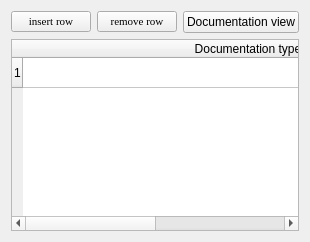
          <widget class="QWidget" name="tab_4">
           <attribute name="title">
            <string>Documentation</string>
           </attribute>
           <layout class="QGridLayout" name="gridLayout_18">
            <item row="0" column="0">
             <widget class="QPushButton" name="pushButton_insert_row_documentazione">
              <property name="minimumSize">
               <size>
                <width>0</width>
                <height>20</height>
               </size>
              </property>
              <property name="font">
               <font>
                <family>Times New Roman</family>
                <pointsize>8</pointsize>
                <weight>50</weight>
                <italic>false</italic>
                <bold>false</bold>
               </font>
              </property>
              <property name="text">
               <string>insert row</string>
              </property>
             </widget>
            </item>
            <item row="0" column="1">
             <widget class="QPushButton" name="pushButton_remove_row_documentazione">
              <property name="minimumSize">
               <size>
                <width>0</width>
                <height>20</height>
               </size>
              </property>
              <property name="font">
               <font>
                <family>Times New Roman</family>
                <pointsize>8</pointsize>
                <weight>50</weight>
                <italic>false</italic>
                <bold>false</bold>
               </font>
              </property>
              <property name="text">
               <string>remove row</string>
              </property>
             </widget>
            </item>
            <item row="0" column="2">
             <widget class="QPushButton" name="pushButton_draw_doc">
              <property name="minimumSize">
               <size>
                <width>0</width>
                <height>20</height>
               </size>
              </property>
              <property name="text">
               <string>Documentation view</string>
              </property>
             </widget>
            </item>
            <item row="1" column="0" colspan="3">
             <widget class="QTableWidget" name="tableWidget_documentazione">
              <property name="frameShape">
               <enum>QFrame::StyledPanel</enum>
              </property>
              <property name="frameShadow">
               <enum>QFrame::Raised</enum>
              </property>
              <property name="verticalScrollBarPolicy">
               <enum>Qt::ScrollBarAsNeeded</enum>
              </property>
              <property name="horizontalScrollBarPolicy">
               <enum>Qt::ScrollBarAsNeeded</enum>
              </property>
              <property name="editTriggers">
               <set>QAbstractItemView::AnyKeyPressed|QAbstractItemView::DoubleClicked|QAbstractItemView::EditKeyPressed</set>
              </property>
              <property name="selectionMode">
               <enum>QAbstractItemView::SingleSelection</enum>
              </property>
              <property name="selectionBehavior">
               <enum>QAbstractItemView::SelectRows</enum>
              </property>
              <property name="rowCount">
               <number>1</number>
              </property>
              <property name="columnCount">
               <number>2</number>
              </property>
              <attribute name="horizontalHeaderDefaultSectionSize">
               <number>450</number>
              </attribute>
              <attribute name="horizontalHeaderMinimumSectionSize">
               <number>80</number>
              </attribute>
              <attribute name="verticalHeaderDefaultSectionSize">
               <number>30</number>
              </attribute>
              <row/>
              <column>
               <property name="text">
                <string>Documentation type</string>
               </property>
              </column>
              <column>
               <property name="text">
                <string>Ref.</string>
               </property>
              </column>
              <item row="0" column="0">
               <property name="text">
                <string/>
               </property>
              </item>
             </widget>
            </item>
           </layout>
          </widget>
